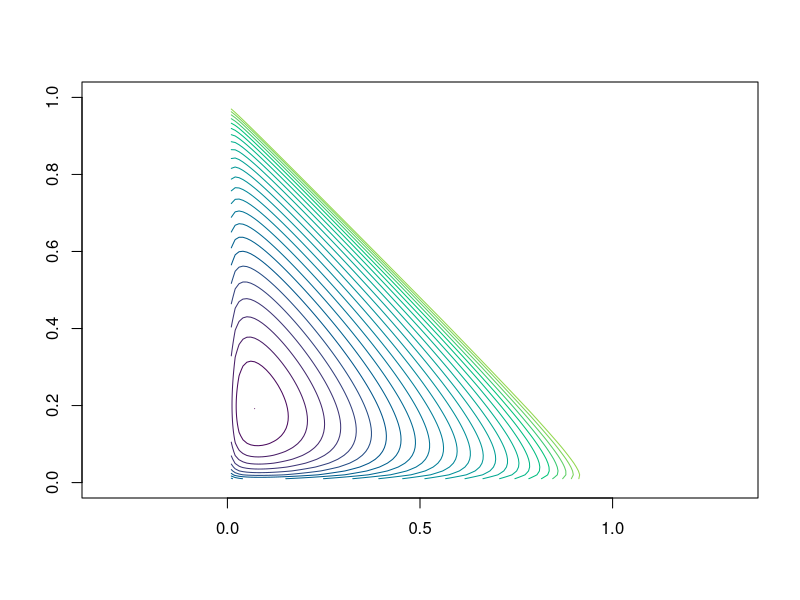
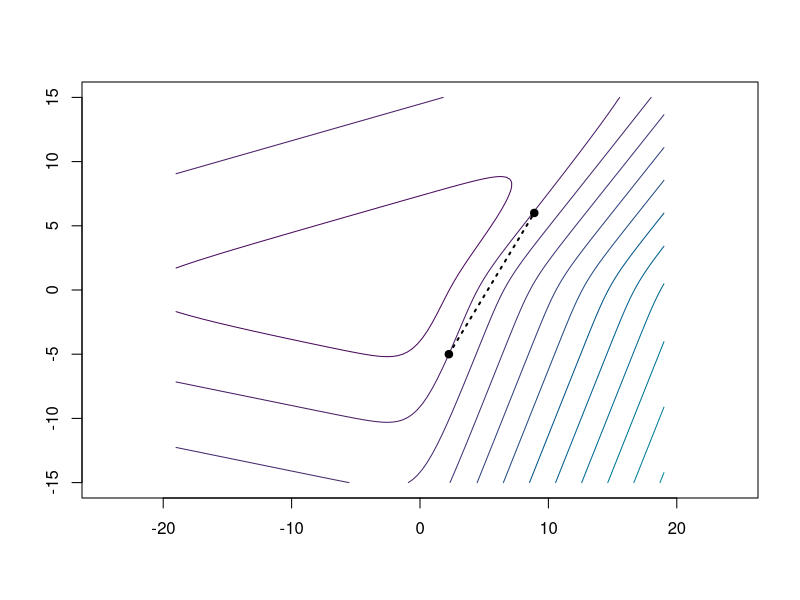
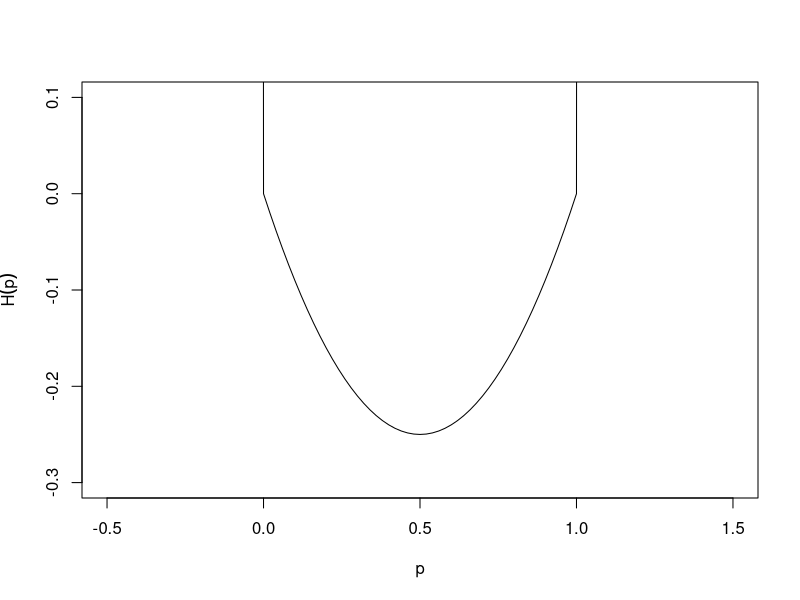

Here is the R script that generated these plots, in order: (Note: this script raises an error after producing the figures.)
## ---- chunk 1
#| label: setup
#| include: false

error_hook <- knitr::knit_hooks$get("error")
knitr::knit_hooks$set(
  error = function(x, options) {
    n <- options$linewidth
    if (!is.null(n)) {
      x <- knitr:::split_lines(x)
      if (any(nchar(x) > n)) {
        x <- strwrap(x, width = n)
      }
      x <- paste(x, collapse = "\n\t")
    }
    error_hook(x, options)
  }
)

library(patchwork)

old_options <- options(digits = 4)
## ---- chunk 2
#| label: moth_likelihood2
#| echo: false

M <- function(y, group) as.vector(tapply(y, group, sum))

mult_likelihood <- function(
  x,
  group,
  prob,
  constraint = function(par) TRUE
) {
  function(par) {
    pr <- prob(par)
    if (!constraint(par) || any(pr > 1) || any(pr < 0)) {
      return(Inf)
    }
    -sum(x * log(M(pr, group)))
  }
}

prob <- function(p) {
  p[3] <- 1 - p[1] - p[2]
  c(
    p[1]^2,
    2 * p[1] * p[2],
    2 * p[1] * p[3],
    p[2]^2,
    2 * p[2] * p[3],
    p[3]^2
  )
}

constraint <- function(par) {
  par[1] <= 1 &&
    par[1] >= 0 &&
    par[2] <= 1 &&
    par[2] >= 0 &&
    1 - par[1] - par[2] >= 0
}

loglik <- mult_likelihood(
  x = c(85, 196, 341),
  group = c(1, 1, 1, 2, 2, 3),
  prob = prob,
  constraint = constraint
)

moth_optim <- optim(c(0.3, 0.3), loglik)
## ---- chunk 3
#| label: likelihood
#| echo: false

neg_loglik_pep <- function(par, x) {
  pC <- par[1]
  pI <- par[2]
  pT <- 1 - pC - pI

  if (pC > 1 || pC < 0 || pI > 1 || pI < 0 || pT < 0) {
    return(Inf)
  }

  p_dar <- pC^2 + 2 * pC * pI + 2 * pC * pT
  p_mot <- pI^2 + 2 * pI * pT
  p_lig <- pT^2

  -(x[1] * log(p_dar) + x[2] * log(p_mot) + x[3] * log(p_lig))
}
## ---- chunk 4
#| label: surface
#| echo: false
#| fig-width: 3.9
#| fig-height: 3.9
#| fig-cap: "Contour plot of the negative log-likelihood for the peppered moths
#|   example."
#| warning: false

n <- 100

pC <- seq(0, 1, length.out = n)
pI <- seq(0, 1, length.out = n)
z <- matrix(NA, n, n)

x <- c(85, 196, 341)

for (i in seq_len(n)) {
  for (j in seq_len(n)) {
    z[i, j] <- neg_loglik_pep(c(pC[i], pI[j]), x)
  }
}
pal <- function(n) hcl.colors(n, "viridis", rev = FALSE)

min_z <- min(z)

levels <- exp(seq(log(min_z), log(3000), length.out = 25))

contour(
  pC,
  pI,
  z,
  levels = levels,
  col = pal(30),
  asp = 1,
  drawlabels = FALSE
)
## ---- chunk 5
#| echo: false
#| warning: false
#| fig-height: 3

other_negloglik <- function(theta, x) {
  theta <- c(theta, 0)

  pC <- exp(theta[1]) / sum(exp(theta))
  pI <- exp(theta[2]) / sum(exp(theta))
  pT <- 1 / sum(exp(theta))

  p_dark <- pC * (pC + 2 * pI + 2 * pT)
  p_mottled <- pI * (pI + 2 * pT)
  p_light <- pT^2

  -(x[1] * log(p_dark) +
    x[2] * log(p_mottled) +
    x[3] * log(p_light))
}

n <- 100

theta1 <- seq(-19, 19, length.out = n)
theta2 <- seq(-15, 15, length.out = n)
z <- matrix(NA, n, n)

x <- c(40, 196, 50)

for (i in seq_len(n)) {
  for (j in seq_len(n)) {
    z[i, j] <- other_negloglik(c(theta1[i], theta2[j]), x)
  }
}
pal <- function(n) hcl.colors(n, "viridis", rev = FALSE)

min_z <- min(z)

contour(
  theta1,
  theta2,
  z,
  col = pal(30),
  asp = 1,
  drawlabels = FALSE
)
x1 <- c(2.25, 8.9)
x2 <- c(-5, 6)
points(x1, x2, pch = 19)
lines(x1, x2, lty = "dotted", lwd = 2)
## ---- chunk 6
#| echo: false
#| fig-height: 3.4
#| fig-cap: Extended-value extension of a simple function.

p <- seq(-0.5, 1.5, length.out = 101)
f <- function(p) ifelse(p < 0 | p > 1, 10, p * (p - 1))
plot(
  p,
  f(p),
  type = "l",
  ylim = c(-0.3, 0.1),
  xlab = "p",
  ylab = expression(tilde(H)(p))
)
## ---- chunk 7
#| label: likelihood-again
#| ref-label: likelihood
## ---- chunk 8
#| label: optim-ex

obj <- function(x) (x[1] - 1)^2 + (x[2] - 2.5)^2
optim(c(0, 0), obj, method = "BFGS")
## ---- chunk 9
#| label: moth-optim-NM

x <- c(85, 196, 341)
x0 <- c(1 / 3, 1 / 3)
optim(x0, neg_loglik_pep, x = x)
## ---- chunk 10
#| label: moth-error
#| error: true

optim(c(0, 0), neg_loglik_pep, x = x)
## ---- chunk 11
#| echo: false
#| include: false

f <- function(x1, x2) ((x1 - 2)^2 + (x2 - 1)^2)

g <- function(x1, x2) x1 - 1

log_barrier <- function(x1, x2) {
  out <- -(log(-g(x1, x2)))
  out[!is.finite(out)] <- Inf
  out[is.nan(out)] <- Inf
  out
}

x1_grid <- seq(-1.5, 1.2, length.out = 101)
x2_grid <- seq(-0.5, 2.5, length.out = 101)
z1 <- outer(x1_grid, x2_grid, f)
z2 <- outer(x1_grid, x2_grid, log_barrier)

plot_barrier <- function(t) {
  z <- t * z1 + z2
  min_z <- min(z, na.rm = TRUE)
  levels <- exp(seq(
    log(min_z),
    log(20 + min_z),
    length.out = 25
  ))
  cols <- hcl.colors(30, "viridis", rev = FALSE)
  argmin <- which(z == min_z, arr.ind = TRUE)
  contour(
    x1_grid,
    x2_grid,
    z,
    levels = levels,
    drawlabels = FALSE,
    col = cols,
    asp = 1,
    xlab = expression(theta[1]),
    ylab = expression(theta[2])
  )
  abline(v = 1, lty = "dashed", col = "black", lwd = 2)
  points(
    x1_grid[argmin[1, 1]],
    x2_grid[argmin[1, 2]],
    pch = 4,
    col = "darkorange",
    cex = 1.5
  )
  legend(
    "topleft",
    legend = c("Constraint", "Optimum", paste0("t = ", t)),
    col = c("black", "darkorange", NA),
    lty = c("dashed", NA, NA),
    pch = c(NA, 4, NA),
    bg = "white"
  )
}
plot_barrier(0.085)
## ---- chunk 12
#| echo: false
#| fig-cap: "Contour plots of the barrier-penalized objective."
#| fig-height: 3.6
#| fig-width: 3.2

plot_barrier(0.085)
## ---- chunk 13
#| echo: false
#| fig-cap: "Contour plots of the barrier-penalized objective."
#| fig-height: 3.6
#| fig-width: 3.2

plot_barrier(0.1)
## ---- chunk 14
#| echo: false
#| fig-cap: "Contour plots of the barrier-penalized objective."
#| fig-height: 3.6
#| fig-width: 3.2

plot_barrier(0.2)
## ---- chunk 15
#| echo: false
#| fig-cap: "Contour plots of the barrier-penalized objective."
#| fig-height: 3.6
#| fig-width: 3.2

plot_barrier(0.5)
## ---- chunk 16
#| echo: false
#| fig-cap: "Contour plots of the barrier-penalized objective."
#| fig-height: 3.6
#| fig-width: 3.2

plot_barrier(10)
## ---- chunk 17
#| label: constr-optim-ex

A <- rbind(c(1, 0), c(-1, 0), c(0, 1), c(0, -1), c(-1, -1))

b <- c(0, -1, 0, -1, -1)

constrOptim(x0, neg_loglik_pep, NULL, ui = A, ci = b, x = x)$par
## ---- chunk 18
#| label: const-error
#| error: true

constrOptim(
  c(0.0, 0.3),
  neg_loglik_pep,
  NULL,
  ui = A,
  ci = b,
  x = x
)
## ---- chunk 19
#| label: moth_cond_exp

old_options <- options(digits = 3)
group <- c(1, 1, 1, 2, 2, 3)
p <- prob(moth_optim$par)
x[group] * p / M(p, group)[group]
options(digits = old_options$digits)
## ---- chunk 20
#| echo: false
#| fig-width: 5
#| fig-height: 3.9
#| fig-cap: "EM algorithm iterations for the two-coin example."

set.seed(1)
N <- 1000
heads <- {
  ind <- sample(c(TRUE, FALSE), N, TRUE)
  rbinom(N, 10, ifelse(ind, 0.8, 0.4))
}
maxit <- 20
theta <- c(0.6, 0.5) # start
theta_hist <- matrix(NA, nrow = maxit, ncol = 2)
colnames(theta_hist) <- c("thetaA", "thetaB")
loglik <- numeric(maxit)

for (t in 1:maxit) {
  # record before update
  theta_hist[t, ] <- theta
  pA <- dbinom(heads, 10, theta[1])
  pB <- dbinom(heads, 10, theta[2])
  mix <- 0.5 * pA + 0.5 * pB
  loglik[t] <- sum(log(mix))
  if (t == maxit) {
    break
  }
  gamma <- pA / (pA + pB) # responsibilities
  theta[1] <- sum(gamma * heads) / (10 * sum(gamma))
  theta[2] <- sum((1 - gamma) * heads) / (10 * sum(1 - gamma))
}

matplot(
  1:maxit,
  theta_hist,
  type = "b",
  pch = 19,
  col = c("blue", "red"),
  lty = 1,
  xlab = "Iteration",
  ylab = expression(theta[n]),
  ylim = c(0, 1)
)
abline(h = c(0.8, 0.4), col = c("blue", "red"), lty = 2)
legend(
  "bottomright",
  legend = c(
    expression(theta[A * "," * n]),
    expression(theta[B * "," * n])
  ),
  col = c("blue", "red"),
  lty = c(1, 1),
  pch = c(19, 19)
)
## ---- chunk 21
#| echo: false
#| fig-width: 4
#| fig-height: 3.5
#| fig-cap: "Convergence of the log-likelihood in the two-coin EM example."

plot(
  1:maxit,
  max(loglik) - loglik + 1e-10,
  type = "b",
  pch = 19,
  xlab = "Iteration",
  ylab = expression(max(l) - l),
  log = "y"
)
## ---- chunk 22
#| label: exercise-optim
#| include: false

a <- 2

f <- function(x, a) 0.5 * (x - a)^2

g <- function(x, a) x - a

A <- rbind(1, -1)
b <- c(-1, -1)

constrOptim(c(0.5), f, g, ui = A, ci = b, a = a)
